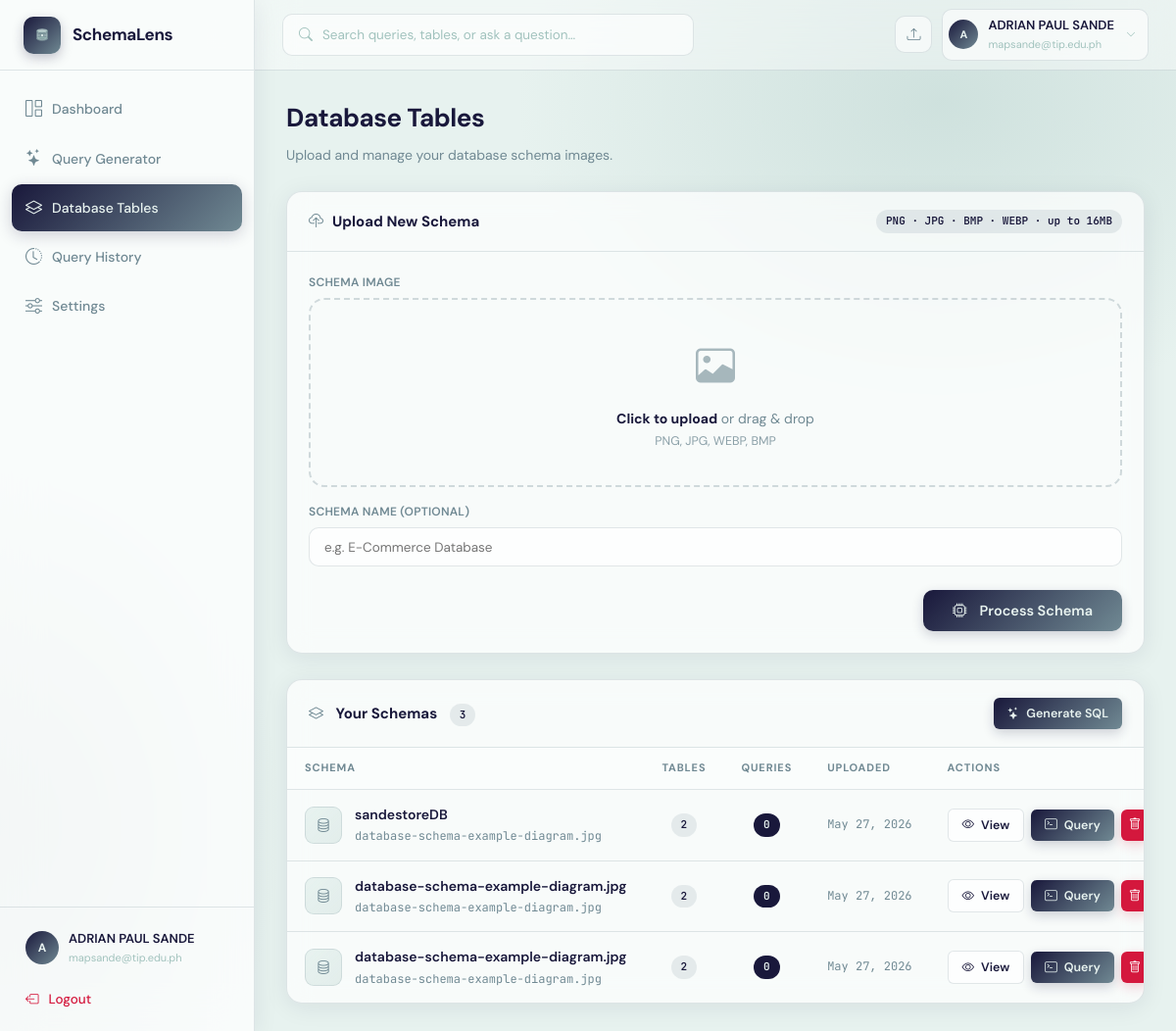
The page /schemas (signed in) on the database as committed earlier.
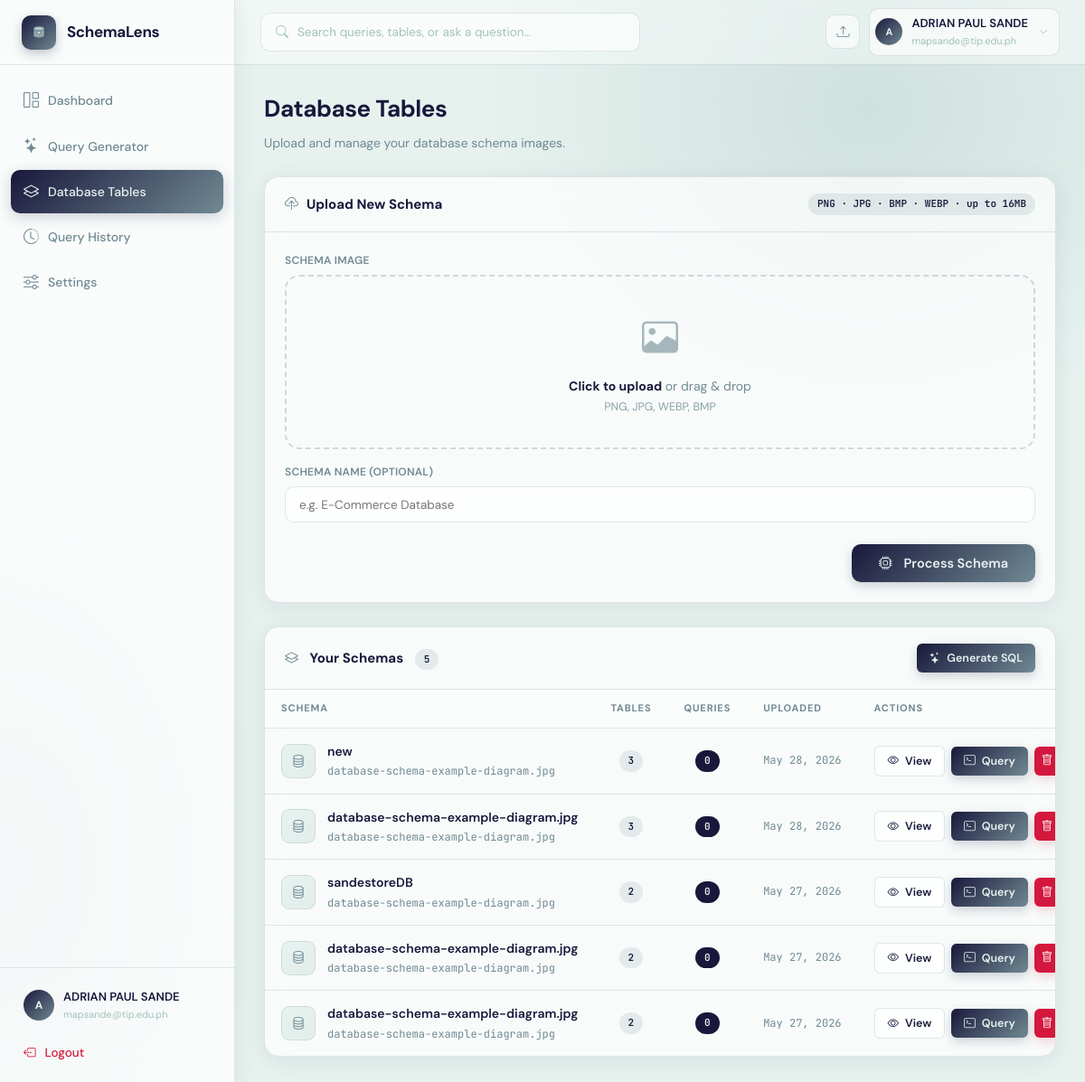
The same page on the database as committed later.
### app.py (models this page shows)
class SchemaUpload(db.Model):
    __tablename__ = "schema_uploads"
    id            = db.Column(db.Integer, primary_key=True)
    user_id       = db.Column(db.Integer, db.ForeignKey("users.id"), nullable=False)
    filename      = db.Column(db.String(256), nullable=False)
    original_name = db.Column(db.String(256), nullable=False)
    schema_name   = db.Column(db.String(120), default="")
    ocr_text      = db.Column(db.Text, default="")
    parsed_schema = db.Column(db.Text, default="")   # JSON
    confirmed_schema = db.Column(db.Text, default="")  # JSON — user-confirmed/edited version
    uploaded_at   = db.Column(db.DateTime, default=datetime.datetime.utcnow)
    queries       = db.relationship("QueryHistory", backref="schema", lazy=True,
                                    cascade="all, delete-orphan")

### app.py (the view)
@app.route("/schemas")
@login_required
def schemas():
    all_schemas = SchemaUpload.query.filter_by(user_id=current_user.id)\
                  .order_by(SchemaUpload.uploaded_at.desc()).all()
    return render_template("schemas.html", schemas=all_schemas)

### app.py (called while the page is built)
@login_manager.user_loader
def load_user(user_id):
    return db.session.get(User, int(user_id))

@app.template_filter('fromjson')
def fromjson_filter(s):
    try:
        return json.loads(s) if s else {}
    except Exception:
        return {}

### templates/schemas.html (shortened to what the changed rows need)
{% extends "base.html" %}
{% block content %}
<div class="page-head fade-in">
  <h1>Database Tables</h1>
</div>
<div class="card fade-in fade-in-2">
  <div class="card-header">
    <div class="card-title">
      <i class="bi bi-layers" style="color:var(--primary-mid);margin-right:9px;"></i>
      Your Schemas
      <span class="badge badge-mid" style="margin-left:9px;">{{ schemas|length }}</span>
    </div>
  </div>
  {% if schemas %}
  <div class="table-responsive">
    <table class="schemas-table">
      <thead>
        <tr>
          <th>Schema</th>
          <th style="text-align:center; width: 90px;">Tables</th>
          <th style="text-align:center; width: 90px;">Queries</th>
          <th style="width: 130px;">Uploaded</th>
          <th style="width: 220px;">Actions</th>
        </tr>
      </thead>
      <tbody>
        {% for s in schemas %}
        <tr>
          <td>
            <div class="schema-name-cell">
              <div class="schema-icon"><i class="bi bi-database" style="color:var(--primary-mid);font-size:15px;"></i></div>
              <div>
                <div style="font-weight:600; font-size:14px; color: var(--text);">{{ s.schema_name or s.original_name }}</div>
                <div style="font-size:12px; color:var(--text-soft); font-family:var(--mono); margin-top: 2px;">{{ s.original_name }}</div>
              </div>
            </div>
          </td>
          <td style="text-align:center;">
            {% if s.parsed_schema %}
              {% set p = s.parsed_schema | fromjson %}
              <span class="badge badge-mid">{{ p.tables | length }}</span>
            {% else %}
              <span class="badge badge-light">—</span>
            {% endif %}
          </td>
          <td style="text-align:center;">
            <span class="badge badge-dark">{{ s.queries|length }}</span>
          </td>
          <td style="font-family:var(--mono); font-size:12px; color:var(--text-soft);">
            {{ s.uploaded_at.strftime('%b %d, %Y') }}
          </td>
          <td>
            <div class="actions-cell-flex">
              <a href="{{ url_for('schema_detail', schema_id=s.id) }}" class="btn btn-outline btn-sm">
                <i class="bi bi-eye"></i> View
              </a>
              <a href="{{ url_for('query_page') }}?schema_id={{ s.id }}" class="btn btn-primary btn-sm">
                <i class="bi bi-terminal"></i> Query
              </a>
              <form method="POST" action="{{ url_for('delete_schema', schema_id=s.id) }}"
                    onsubmit="return confirm('Delete this schema and all its queries?');" style="margin:0;">
                <button type="submit" class="btn btn-danger btn-sm btn-icon">
                  <i class="bi bi-trash"></i>
                </button>
              </form>
            </div>
          </td>
        </tr>
        {% endfor %}
      </tbody>
    </table>
  </div>
  {% endif %}
</div>
{% endblock %}

Rows that differ between the two databases and show on the page:
added SchemaUpload: schema_name "new", original_name "database-schema-example-diagram.jpg", tables|length "3", queries|length "0", uploaded_at "May 28, 2026"
added SchemaUpload: schema_name "database-schema-example-diagram.jpg", original_name "database-schema-example-diagram.jpg", tables|length "3", queries|length "0", uploaded_at "May 28, 2026"
Other text that changed with them:
{{ schemas|length }}: "3" → "5"
